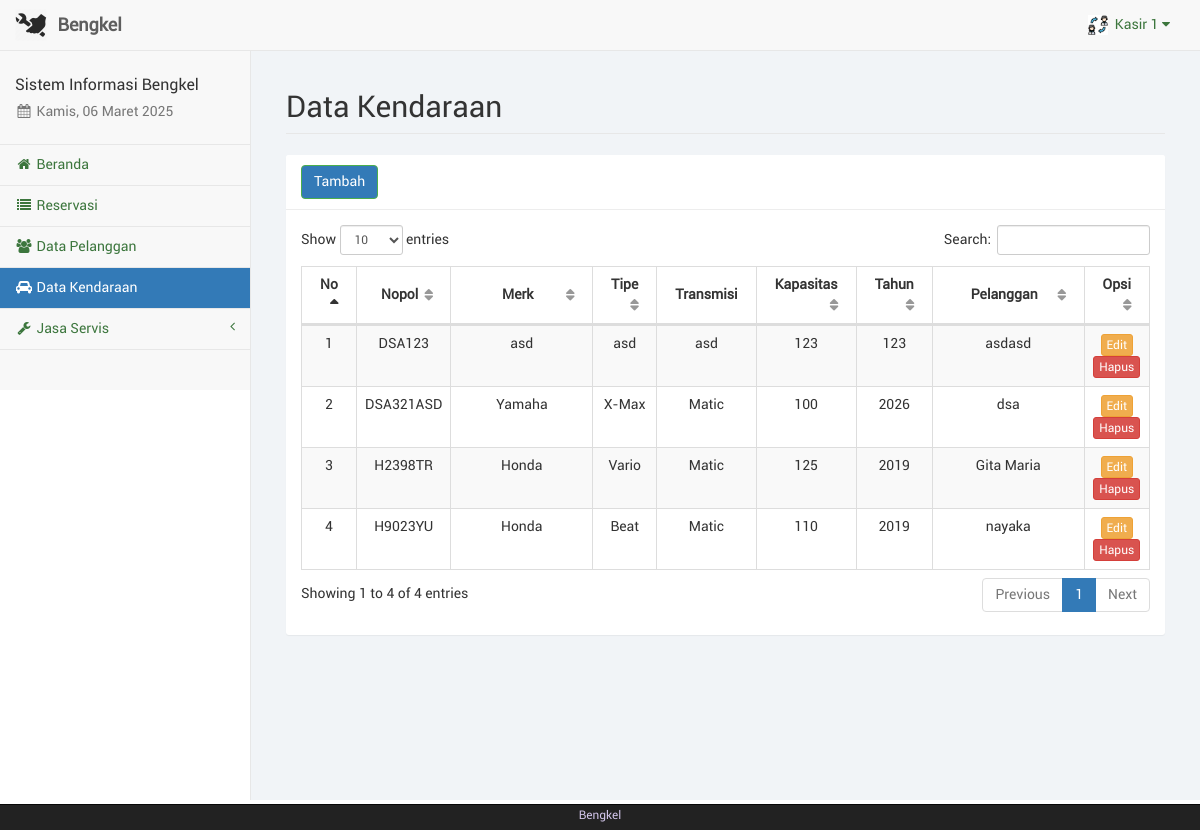
The app's page /kasir/kendaraan.php (signed in) with its own data.
### tables this page shows
CREATE TABLE IF NOT EXISTS `karyawan` (
  `id_karyawan` int NOT NULL AUTO_INCREMENT,
  `nama_karyawan` varchar(50) NOT NULL DEFAULT '0',
  `telp_karyawan` varchar(20) NOT NULL DEFAULT '0',
  `alamat_karyawan` varchar(150) NOT NULL DEFAULT '0',
  `user_karyawan` varchar(50) NOT NULL DEFAULT '0',
  `pass_karyawan` varchar(100) NOT NULL DEFAULT '0',
  `foto_karyawan` text NOT NULL,
  `id_adm` int NOT NULL DEFAULT '0',
  PRIMARY KEY (`id_karyawan`)
);

CREATE TABLE IF NOT EXISTS `kendaraan` (
  `id_kendaraan` int NOT NULL AUTO_INCREMENT,
  `nopol` varchar(50) NOT NULL DEFAULT '0',
  `merk` varchar(50) NOT NULL,
  `tipe` varchar(50) NOT NULL,
  `transmisi` varchar(50) NOT NULL,
  `kapasitas` int NOT NULL,
  `tahun` int NOT NULL,
  `ktp_pelanggan` varchar(16) DEFAULT NULL,
  `id_pelanggan` int DEFAULT NULL,
  PRIMARY KEY (`id_kendaraan`) USING BTREE,
  UNIQUE KEY `nopol` (`nopol`)
);

CREATE TABLE IF NOT EXISTS `pelanggan` (
  `id_pelanggan` int NOT NULL AUTO_INCREMENT,
  `nama` varchar(50) NOT NULL DEFAULT '0',
  `alamat` varchar(150) NOT NULL DEFAULT '0',
  `hp` varchar(12) NOT NULL DEFAULT '0',
  `ktp` varchar(16) DEFAULT '0',
  `user_pelanggan` varchar(50) NOT NULL DEFAULT '0',
  `pass_pelanggan` varchar(100) NOT NULL DEFAULT '0',
  `foto_pelanggan` text,
  PRIMARY KEY (`id_pelanggan`)
);

### kasir/sess_check.php (called while the page is built, shortened)
<?php
	$chk_sess = $_SESSION['kasir'];
	include("dist/config/koneksi.php");
	$sql_sess = "SELECT * FROM karyawan WHERE id_karyawan='". $chk_sess ."'";
	$ress_sess = mysqli_query($conn, $sql_sess);
	$row_sess = mysqli_fetch_array($ress_sess);
	$sess_kasirname = $row_sess['nama_karyawan'];
	$sess_kasirfoto = $row_sess['foto_karyawan'];
?>

### kasir/kendaraan.php (the view, shortened to what this page needs)
<?php
include("sess_check.php");
$pagedesc = "Data Kendaraan";
include("layout_top.php");
?>
<div id="page-wrapper">
	<div class="container-fluid">
		<div class="row">
			<div class="col-lg-12">
				<h1 class="page-header">Data Kendaraan</h1>
			</div>
		</div>
		<div class="row">
			<div class="col-lg-12"><?php include("layout_alert.php"); ?></div>
		</div>
		<div class="row">
			<div class="col-lg-12">
				<div class="panel panel-default">
					<div class="panel-heading">
						<a href="kendaraan_tambah.php" class="btn btn-success">Tambah</a>
					</div>
					<div class="panel-body">
						<table class="table table-striped table-bordered table-hover" id="tabel-data">
							<thead>
								<tr>
									<th width="1%">No</th>
									<th width="10%">Nopol</th>
									<th width="20%">Merk</th>
									<th width="5%">Tipe</th>
									<th width="5%">Transmisi</th>
									<th width="5%">Kapasitas</th>
									<th width="5%">Tahun</th>
									<th width="20%">Pelanggan</th>
									<th width="5%">Opsi</th>
								</tr>
							</thead>
							<tbody>
								<?php
								$i = 1;
								$sql = "SELECT kendaraan.*, pelanggan.nama as nama_pelanggan FROM kendaraan
											LEFT JOIN pelanggan ON pelanggan.id_pelanggan=kendaraan.id_pelanggan
											WHERE id_kendaraan!='0' ORDER BY nopol ASC";
								$ress = mysqli_query($conn, $sql);
								while ($data = mysqli_fetch_array($ress)) {
									echo '<tr>';
									echo '<td class="text-center">' . $i . '</td>';
									echo '<td class="text-center">' . $data['nopol'] . '</td>';
									echo '<td class="text-center">' . $data['merk'] . '</td>';
									echo '<td class="text-center">' . $data['tipe'] . '</td>';
									echo '<td class="text-center">' . $data['transmisi'] . '</td>';
									echo '<td class="text-center">' . $data['kapasitas'] . '</td>';
									echo '<td class="text-center">' . $data['tahun'] . '</td>';
									echo '<td class="text-center">' . $data['nama_pelanggan'] . '</td>';
									echo '<td class="text-center">
													  <a href="kendaraan_edit.php?id_kendaraan=' . $data['id_kendaraan'] . '" class="btn btn-warning btn-xs">Edit</a>'; ?>
									<a href="kendaraan_hapus.php?id_kendaraan=<?php echo $data['id_kendaraan']; ?>" onclick="return confirm('Apakah anda yakin akan menghapus <?php echo $data['nopol']; ?>?');" class="btn btn-danger btn-xs">Hapus</a></td>
								<?php
									echo '</tr>';
									$i++;
								}
								?>
							</tbody>
						</table>
					</div>
				</div>
			</div>
		</div>
	</div>
</div>
<?php
include("layout_bottom.php");
?>

### kasir/layout_top.php (shortened to what this page needs)
<?php
$haries = array("Sunday" => "Minggu", "Monday" => "Senin", "Tuesday" => "Selasa", "Wednesday" => "Rabu", "Thursday" => "Kamis", "Friday" => "Jum'at", "Saturday" => "Sabtu");
$bulans = array("", "Januari", "Februari", "Maret", "April", "Mei", "Juni", "Juli", "Agustus", "September", "Oktober", "November", "Desember");
$hari_ini = $haries[date("l")];
$bulan_ini = $bulans[date("n")];
$tanggal = date("d");
$tahun = date("Y");
?>
<!DOCTYPE html>
<html lang="en">
<head>
	<link href="libs/bootstrap/dist/css/bootstrap.min.css" rel="stylesheet">
	<link href="libs/metisMenu/dist/metisMenu.min.css" rel="stylesheet">
	<link href="libs/datatables-plugins/integration/bootstrap/3/dataTables.bootstrap.css" rel="stylesheet">
	<link href="libs/datatables-responsive/css/dataTables.responsive.css" rel="stylesheet">
	<link href="dist/css/sb-admin-2.css" rel="stylesheet">
	<link href="dist/css/offline-font.css" rel="stylesheet">
	<link href="dist/css/custom.css" rel="stylesheet">
	<link href="libs/font-awesome/css/font-awesome.min.css" rel="stylesheet" type="text/css">
</head>
<body>
	<div id="wrapper">
		<nav class="navbar navbar-default navbar-static-top" role="navigation" style="margin-bottom: 0">
			<div class="navbar-header">
				<a class="navbar-brand hidden-xs" href="index.php">
					<img src="foto/logo.png" alt="brand" width="32" class="float-left image-brand">
					<div class="float-right">&nbsp;<strong>Bengkel</strong></div>
				</a>
			</div>
			<ul class="nav navbar-top-links navbar-right">
				<li class="dropdown dropdown-right">
					<a class="dropdown-toggle" data-toggle="dropdown" href="#">
						<img src="../foto/<?php echo $sess_kasirfoto; ?>" width="20px" height="20px" padding="0px">&nbsp;&nbsp;<?php echo ucfirst($sess_kasirname); ?>&nbsp;<i class="fa fa-caret-down"></i>
					</a>
				</li>
			</ul>
			<div class="navbar-default sidebar" role="navigation">
				<div class="sidebar-nav navbar-collapse">
					<ul class="nav" id="side-menu">
						<li class="sidebar-search">
							<h4>Sistem Informasi Bengkel</h4>
							<h5 class="text-muted"><i class="fa fa-calendar fa-fw"></i>&nbsp;<?php echo $hari_ini . ", " . $tanggal . " " . $bulan_ini . " " . $tahun ?></h5>
						</li>
						<?php
						if ($pagedesc == "Beranda") {
							echo '<li><a href="index.php" class="active"><i class="fa fa-home fa-fw"></i>&nbsp;Beranda</a></li>';
						} else {
							echo '<li><a href="index.php"><i class="fa fa-home fa-fw"></i>&nbsp;Beranda</a></li>';
						}
						if ($pagedesc == "Reservation") {
							echo '<li><a href="reservation.php" class="active"><i class="fa fa-list fa-fw"></i>&nbsp;Reservasi</a></li>';
						} else {
							echo '<li><a href="reservation.php"><i class="fa fa-list fa-fw"></i>&nbsp;Reservasi</a></li>';
						}
						if ($pagedesc == "Data Pelanggan") {
							echo '<li><a href="konsumen.php" class="active"><i class="fa fa-users fa-fw"></i>&nbsp;Data Pelanggan</a></li>';
						} else {
							echo '<li><a href="konsumen.php"><i class="fa fa-users fa-fw"></i>&nbsp;Data Pelanggan</a></li>';
						}
						if ($pagedesc == "Data Kendaraan") {
							echo '<li><a href="kendaraan.php" class="active"><i class="fa fa-car fa-fw"></i>&nbsp;Data Kendaraan</a></li>';
						} else {
							echo '<li><a href="kendaraan.php"><i class="fa fa-car fa-fw"></i>&nbsp;Data Kendaraan</a></li>';
						}
						?>
						<?php
						if (isset($menuparent) && $menuparent == "jasa_servis") {
							echo '<li class="active">';
						} else {
							echo '<li>';
						}
						?>
						<a href="#"><i class="fa fa-wrench fa-fw"></i>&nbsp;Jasa Servis<span class="fa arrow"></span></a>
						</li>
					</ul>
				</div>
			</div>
		</nav>

### records on screen
karyawan: foto_karyawan (picture), nama_karyawan "Kasir 1"
kendaraan: nopol "DSA123", merk "asd", tipe "asd", transmisi "asd", kapasitas "123", tahun "123", id_pelanggan.nama "asdasd"
kendaraan: nopol "DSA321ASD", merk "Yamaha", tipe "X-Max", transmisi "Matic", kapasitas "100", tahun "2026", id_pelanggan.nama "dsa"
kendaraan: nopol "H2398TR", merk "Honda", tipe "Vario", transmisi "Matic", kapasitas "125", tahun "2019", id_pelanggan.nama "Gita Maria"
kendaraan: nopol "H9023YU", merk "Honda", tipe "Beat", transmisi "Matic", kapasitas "110", tahun "2019", id_pelanggan.nama "nayaka"
